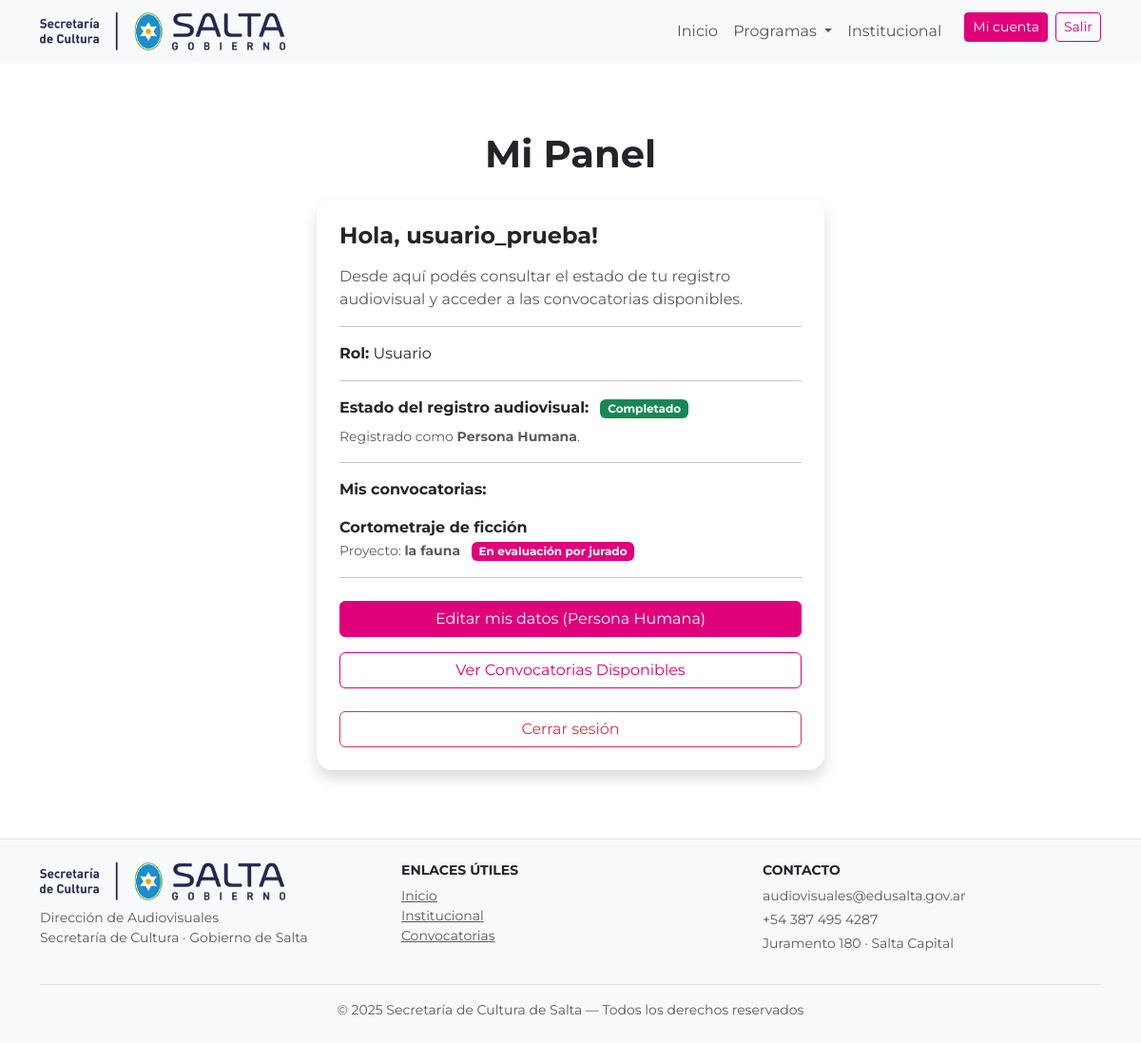
Page /usuarios/panel/ (signed in) on the earlier database version.
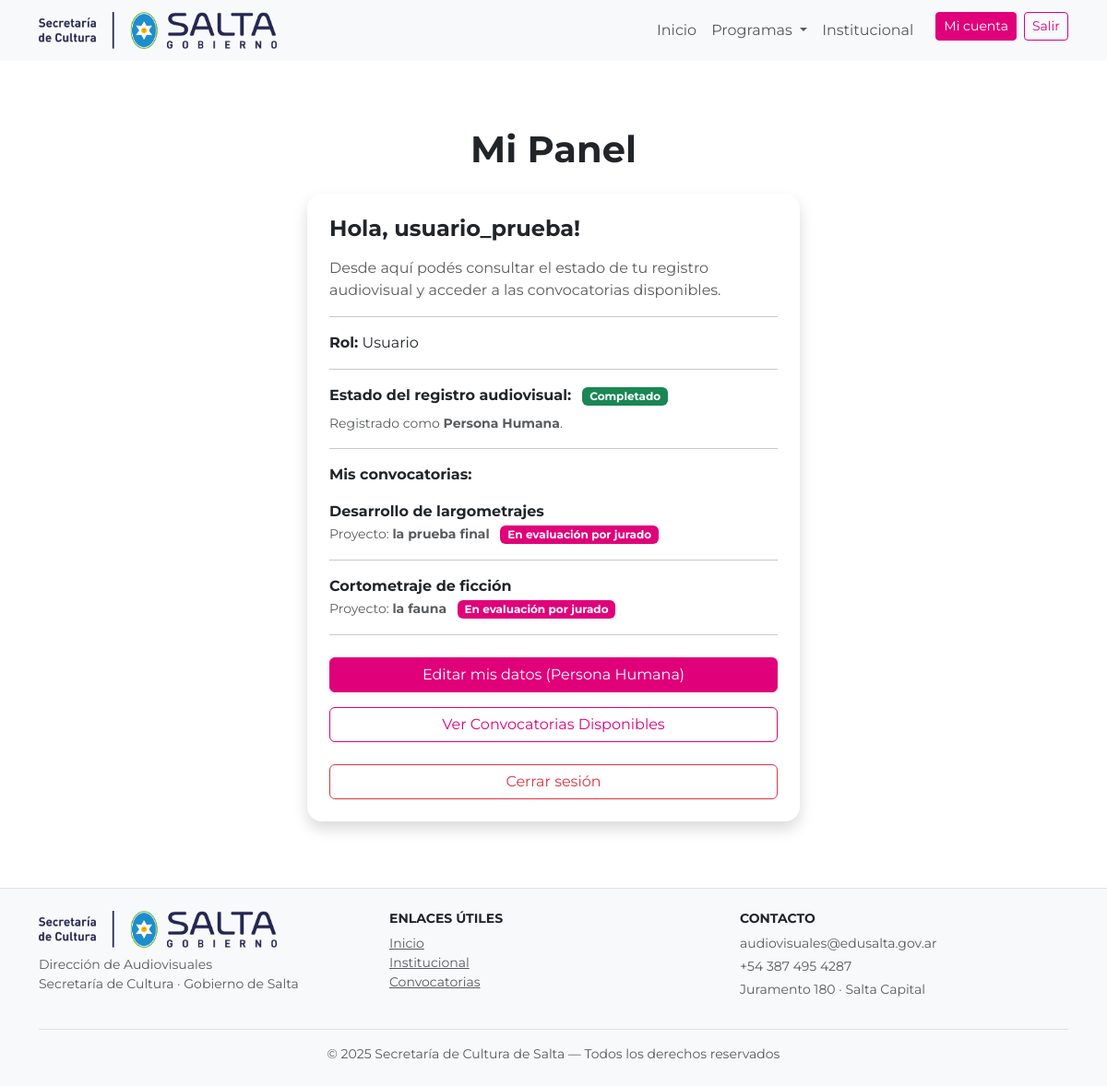
Same page on the later database version.
### convocatorias/models.py (models this page shows, shortened)
class Postulacion(models.Model):
    user = models.ForeignKey(User, on_delete=models.CASCADE)
    convocatoria = models.ForeignKey(Convocatoria, on_delete=models.CASCADE)
    nombre_proyecto = models.CharField(max_length=255)
    TIPO_PROYECTO = [
        ('', '- Seleccionar -'),
        ('', '- Cine -'),
        ("cine_corto", "Cortometraje"),
        ("cine_largo", "Largometraje"),
        ('', '- Serie -'),
        ("serie", "Serie"),
        ("serie_web", "Serie Web"),
        ('', '- Animacion -'),
        ("corto_animacion", "Cortometraje animación"),
        ("largo_animacion", "Largoometraje animación"),
        ("serie_animacion", "Serie animación"),
        ("serieweb_animacion", "Serie web animación"),
        ("videoclip_animacion", "Videoclip animación"),
        ('', '- Otros -'),
        ("tv", "TV"),
        ("publicidad", "Publicidad"),
        ("videoclip", "Videoclip"),
        ("videojuego", "Videojuego"),
        ("transmedia", "Transmedia"),
        ("otro", "Otro"),
    ]
    tipo_proyecto = models.CharField(max_length=50, choices=TIPO_PROYECTO)
    GENERO = [
        ("ficcion", "Ficción"),
        ("documental", "Documental"),
        ("noficcion", "No ficción"),
        ("educativo", "Educativo"),
        ("deportivo", "Deportivo"),
        ("simulacion", "Simulacion"),
        ("ludico", "Lúdico"),
        ("otro", "Otro"),
    ]
    genero = models.CharField(max_length=50, choices=GENERO)
    declaracion_jurada = models.BooleanField(default=False)
    fecha_envio = models.DateTimeField(auto_now_add=True)
    ESTADOS = [
        ("enviado", "Enviado"),
        ("revision_admin", "En revisión administrativa"),
        ("observado", "Observado (requiere subsanación)"),
        ("admitido", "Admitido"),
        ("evaluacion_jurado", "En evaluación por jurado"),
        ("seleccionado", "Seleccionado"),
        ("no_seleccionado", "No seleccionado"),
        ("finalizado", "Finalizado"),
    ]
    estado = models.CharField(
        max_length=30,
        choices=ESTADOS,
        default="enviado"
    )
    class Meta:
        ordering = ["-fecha_envio"]
        verbose_name = "Postulación"
        verbose_name_plural = "Postulaciones"

class Convocatoria(models.Model):
    titulo = models.CharField(max_length=200)
    slug = models.SlugField(unique=True, blank=True)
    descripcion_corta = models.TextField(blank=True)
    descripcion_larga = models.TextField(blank=True)
    url_curso = models.URLField(
        "URL del curso asincrónico",
        blank=True,
        null=True,
        help_text="Solo completar si el curso es asincrónico."
    )
    categoria = models.CharField(max_length=20, choices=CATEGORIAS)
    tematica_genero = models.CharField(max_length=200, blank=True)
    linea = models.CharField(max_length=20, choices=LINEAS)
    requisitos = models.TextField(blank=True)
    beneficios = models.TextField(blank=True)
    bases_pdf = models.FileField(
        upload_to="convocatorias/bases/",
        blank=True,
        null=True
    )
    imagen = models.ImageField(
        upload_to="convocatorias/img/",
        blank=True,
        null=True
    )
    fecha_inicio = models.DateField()
    fecha_fin = models.DateField()
    bloque_personas = models.CharField(
        max_length=20,
        choices=BLOQUE_PERSONAS_TITULO,
        default="JURADO"
    )
    jurado1_nombre = models.CharField(max_length=200, blank=True)
    jurado1_foto = models.ImageField(upload_to="convocatorias/jurados/", blank=True, null=True)
    jurado1_bio = models.TextField(blank=True)
    jurado2_nombre = models.CharField(max_length=200, blank=True)
    jurado2_foto = models.ImageField(upload_to="convocatorias/jurados/", blank=True, null=True)
    jurado2_bio = models.TextField(blank=True)
    jurado3_nombre = models.CharField(max_length=200, blank=True)
    jurado3_foto = models.ImageField(upload_to="convocatorias/jurados/", blank=True, null=True)
    jurado3_bio = models.TextField(blank=True)
    orden = models.PositiveIntegerField(default=0)
    url_destino = models.CharField(max_length=300, blank=True)
    class Meta:
        ordering = ["orden", "-fecha_inicio"]

### usuarios/views.py (the view)
# urls.py: path("panel/", views.panel_usuario, name="panel_usuario"),
@login_required(login_url="/usuarios/login/")
def panel_usuario(request):
    user = request.user
    persona_humana = PersonaHumana.objects.filter(user=user).first()
    persona_juridica = PersonaJuridica.objects.filter(user=user).first()
    exencion = (
        Exencion.objects
        .filter(user=user)
        .order_by("-fecha_creacion")
        .first()
    )
    postulaciones = (
        Postulacion.objects
        .filter(user=user)
        .select_related("convocatoria")
        .order_by("-fecha_envio")
    )
    return render(
        request,
        "usuarios/panel.html",
        {
            "persona_humana": persona_humana,
            "persona_juridica": persona_juridica,
            "exencion": exencion,
            "postulaciones": postulaciones,
        },
    )

### usuarios/templatetags/roles.py (called while the page is built)
@register.filter
def rol_usuario(user):
    if not user.is_authenticated:
        return ""
    if user.groups.filter(name="admin").exists():
        return "Administrador"
    if user.groups.filter(name="jurado").exists():
        return "Jurado"
    return "Usuario"

### usuarios/templates/usuarios/panel.html (shortened to what the changed rows need)
{% extends "sitio_publico/base.html" %}
{% load static %}
{% load roles %}
{% block content %}
<div class="container py-5">
    <h1 class="fw-bold mb-4 text-center">Mi Panel</h1>
    <div class="row justify-content-center">
        <div class="col-lg-6 col-md-8">
            <div class="p-4 shadow"
                 style="border-radius: 16px; background: #fff;">
                <h4 class="fw-bold mb-3">
                    Hola, {{ user.first_name|default:user.username }}!
                </h4>
                <p class="text-muted">
                    Desde aquí podés consultar el estado de tu registro audiovisual
                    y acceder a las convocatorias disponibles.
                </p>
                <hr>
                <p><strong>Rol:</strong> {{ user|rol_usuario }}</p>
                {% if user|rol_usuario != "Administrador" %}
                <hr>
                {% if persona_humana or persona_juridica %}
                    <p class="mb-2">
                        <strong>Estado del registro audiovisual:</strong>
                        <span class="badge bg-success ms-2">Completado</span>
                    </p>
                    {% if persona_humana %}
                        <p class="text-muted small mb-1">
                            Registrado como <strong>Persona Humana</strong>.
                        </p>
                    {% endif %}
                {% endif %}
                <hr>
                <p class="mb-3"><strong>Mis convocatorias:</strong></p>
                {% if postulaciones %}
                    {% for p in postulaciones %}
                        <p class="mb-2">
                            <strong>{{ p.convocatoria.titulo }}</strong><br>
                            <span class="text-muted small">
                                Proyecto: <strong>{{ p.nombre_proyecto }}</strong>
                            </span>
                            <span class="badge ms-2
                                {% if p.estado == 'enviado' %}
                                    bg-secondary
                                {% elif p.estado == 'revision_admin' %}
                                    bg-info
                                {% elif p.estado == 'observado' %}
                                    bg-warning text-dark
                                {% elif p.estado == 'admitido' %}
                                    bg-primary
                                {% elif p.estado == 'evaluacion_jurado' %}
                                    bg-primary
                                {% elif p.estado == 'seleccionado' %}
                                    bg-success
                                {% elif p.estado == 'no_seleccionado' %}
                                    bg-danger
                                {% elif p.estado == 'finalizado' %}
                                    bg-success
                                {% else %}
                                    bg-secondary
                                {% endif %}
                            ">
                                {{ p.get_estado_display }}
                            </span>
                        </p>
                        <hr>
                    {% endfor %}
                {% else %}
                    <p class="text-muted small">
                        No participaste en ninguna convocatoria.
                    </p>
                    <hr>
                {% endif %}
                <div class="d-grid gap-3 mt-4">
                    {% if persona_humana %}
                        <a href="{% url 'registro_audiovisual:editar_persona_humana' %}"
                           class="btn btn-primary">
                        </a>
                    {% endif %}
                    <a href="{% url 'convocatorias:convocatorias_home' %}"
                       class="btn btn-outline-primary">
                    </a>
                </div>
                {% endif %}
                <a href="{% url 'usuarios:logout' %}"
                   class="btn btn-outline-danger mt-4 w-100">
                    Cerrar sesión
                </a>
            </div>
        </div>
    </div>
</div>
{% endblock %}

Differences in the rows shown:
added Postulacion: convocatoria.titulo "Desarrollo de largometrajes", nombre_proyecto "la prueba final", estado "En evaluación por jurado"
